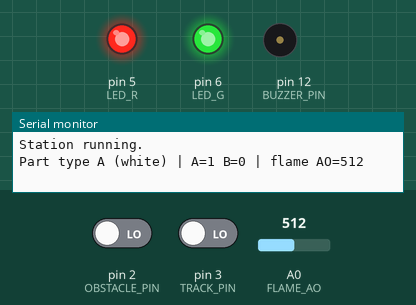
The sketch below on a simulated Arduino Uno, built with avr-gcc and run on an emulated ATmega328P. Shown: output pins drawn as LEDs (lit = HIGH), buzzer (waves = sounding, pin HIGH), the last lines printed to the serial monitor. Dashed ring = blinking. The inputs (shaded band) are chosen by the test bench; at power-on: A0 (FLAME_AO) = 512, pin 2 (OBSTACLE_PIN) LOW, pin 3 (TRACK_PIN) LOW.

Above: at 0.1 s.
At 1.2 s:
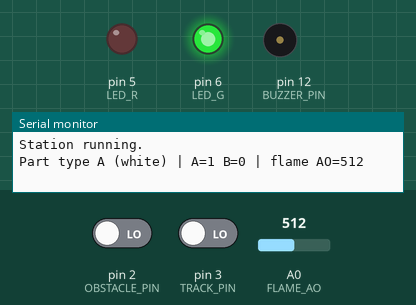
1.3 s: A0 (FLAME_AO) set to 309
2.8 s: A0 (FLAME_AO) set to 283
At 3.1 s:
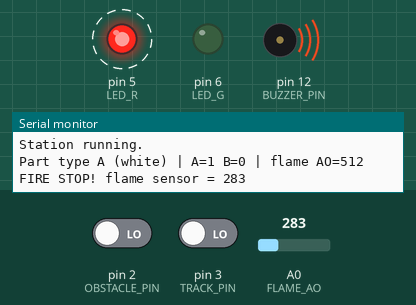
Timing chart, 0 to 11.8 s (numbered marks = the images above; inputs shaded):
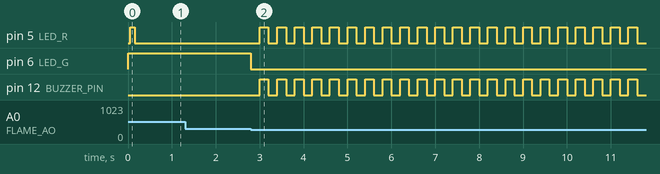

Measured:
- the behaviour switches between 300 and 299 on A0 (FLAME_AO) (found by bisection; images 1 and 2)
- after the input at 1.3 s, every drawn part: stays the same
- after the input at 2.8 s, pin 5 (LED_R), pin 12 (BUZZER_PIN): alternates HIGH for 0.20 s and LOW for 0.20 s, starting after 0.20 s; pin 6 (LED_G): HIGH → LOW at once

The sketch:

E08_IRStation.ino
```cpp
// ChinarSoft - Arduino Sensor Kit, Episode 8
// Infrared trio: Obstacle avoidance (KY-032), Line tracking (KY-033), Flame (KY-026)
// Project: Mini factory inspection station
//   - KY-032 detects a part arriving
//   - KY-033 reads a black/white mark on the part -> type A or type B
//   - KY-026 is a fire interlock: if it sees a flame, the station stops
//
// Wiring (Arduino Uno):
//   KY-032 obstacle   OUT -> D2 | + -> 5V | GND -> GND | EN: leave jumper ON
//   KY-033 tracking   S -> D3   | V+ -> 5V | G -> GND
//   KY-026 flame      AO -> A0  | DO -> D4 | + -> 5V | G -> GND
//   Two-color LED     R -> D5, G -> D6 (220 ohm)
//   Active buzzer     S -> D12

const int OBSTACLE_PIN = 2;   // LOW = object detected (most KY-032 boards)
const int TRACK_PIN    = 3;   // HIGH = black / no reflection (most KY-033 boards)
const int FLAME_AO     = A0;
const int FLAME_DO     = 4;
const int LED_R = 5, LED_G = 6;
const int BUZZER_PIN   = 12;

const int FLAME_LIMIT = 300;  // analog: LOWER value = MORE infrared on most KY-026 boards

unsigned long countA = 0, countB = 0;
bool partPresent = false;
bool fireStop = false;

void led(bool r, bool g) { digitalWrite(LED_R, r); digitalWrite(LED_G, g); }

void setup() {
  Serial.begin(9600);
  pinMode(OBSTACLE_PIN, INPUT);
  pinMode(TRACK_PIN, INPUT);
  pinMode(FLAME_DO, INPUT);
  pinMode(LED_R, OUTPUT); pinMode(LED_G, OUTPUT);
  pinMode(BUZZER_PIN, OUTPUT);
  led(false, true);
  Serial.println("Station running.");
}

void loop() {
  int flame = analogRead(FLAME_AO);

  // --- Safety first: fire interlock latches until reset over serial ('r') ---
  if (!fireStop && flame < FLAME_LIMIT) {
    fireStop = true;
    Serial.print("FIRE STOP! flame sensor = ");
    Serial.println(flame);
  }
  if (fireStop) {
    led((millis() / 200) % 2, false);
    digitalWrite(BUZZER_PIN, (millis() / 200) % 2);
    if (Serial.available() && Serial.read() == 'r' && flame >= FLAME_LIMIT) {
      fireStop = false;
      digitalWrite(BUZZER_PIN, LOW);
      led(false, true);
      Serial.println("Reset. Station running.");
    }
    return;                    // nothing else runs while stopped
  }

  // --- Part detection on the rising edge of "object present" ---
  bool present = digitalRead(OBSTACLE_PIN) == LOW;
  if (present && !partPresent) {
    delay(50);                 // let the part settle under the line sensor
    bool black = digitalRead(TRACK_PIN) == HIGH;
    if (black) countB++; else countA++;
    led(true, true);           // yellow flash = part logged
    Serial.print("Part type ");
    Serial.print(black ? "B (black mark)" : "A (white)");
    Serial.print(" | A="); Serial.print(countA);
    Serial.print(" B=");   Serial.print(countB);
    Serial.print(" | flame AO="); Serial.println(flame);
    delay(100);
    led(false, true);
  }
  partPresent = present;
}
```
